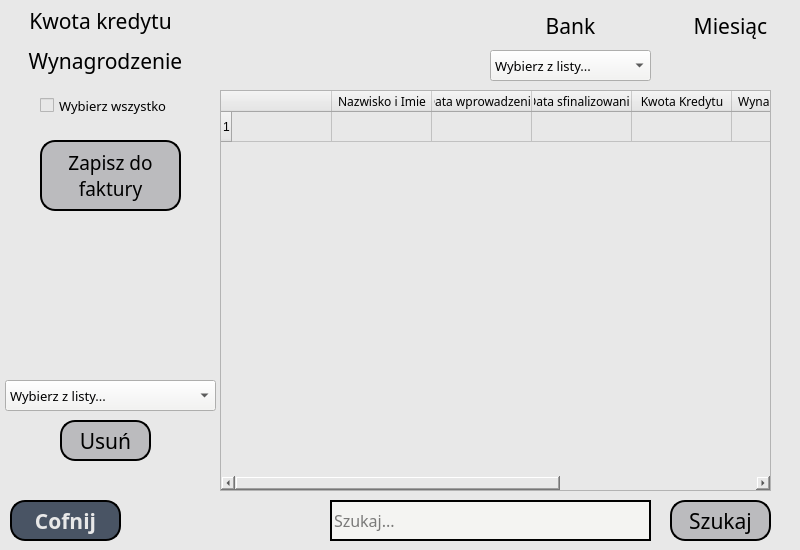
<?xml version="1.0" encoding="UTF-8"?>
<ui version="4.0">
 <class>Dialog</class>
 <widget class="QDialog" name="Dialog">
  <property name="geometry">
   <rect>
    <x>0</x>
    <y>0</y>
    <width>800</width>
    <height>550</height>
   </rect>
  </property>
  <property name="windowTitle">
   <string>Dialog</string>
  </property>
  <property name="styleSheet">
   <string notr="true">background-color: rgb(232, 232, 232);</string>
  </property>
  <widget class="QTableWidget" name="tableWidget">
   <property name="geometry">
    <rect>
     <x>220</x>
     <y>90</y>
     <width>551</width>
     <height>401</height>
    </rect>
   </property>
   <property name="font">
    <font>
     <family>Artifakt Element</family>
    </font>
   </property>
   <property name="editTriggers">
    <set>QAbstractItemView::NoEditTriggers</set>
   </property>
   <row>
    <property name="text">
     <string>1</string>
    </property>
   </row>
   <column>
    <property name="text">
     <string/>
    </property>
    <property name="font">
     <font>
      <family>Artifakt Element</family>
     </font>
    </property>
   </column>
   <column>
    <property name="text">
     <string>Nazwisko i Imie</string>
    </property>
    <property name="font">
     <font>
      <family>Artifakt Element</family>
     </font>
    </property>
   </column>
   <column>
    <property name="text">
     <string>Data wprowadzenia</string>
    </property>
    <property name="font">
     <font>
      <family>Artifakt Element</family>
     </font>
    </property>
   </column>
   <column>
    <property name="text">
     <string>Data sfinalizowania</string>
    </property>
    <property name="font">
     <font>
      <family>Artifakt Element</family>
     </font>
    </property>
   </column>
   <column>
    <property name="text">
     <string>Kwota Kredytu</string>
    </property>
    <property name="font">
     <font>
      <family>Artifakt Element</family>
     </font>
    </property>
   </column>
   <column>
    <property name="text">
     <string>Wynagrodzenie</string>
    </property>
    <property name="font">
     <font>
      <family>Artifakt Element</family>
     </font>
    </property>
   </column>
   <column>
    <property name="text">
     <string>Bank</string>
    </property>
    <property name="font">
     <font>
      <family>Artifakt Element</family>
     </font>
    </property>
   </column>
   <column>
    <property name="text">
     <string>Prowizja</string>
    </property>
    <property name="font">
     <font>
      <family>Artifakt Element</family>
     </font>
    </property>
   </column>
   <item row="0" column="1">
    <property name="text">
     <string/>
    </property>
    <property name="font">
     <font>
      <family>Artifakt Element</family>
     </font>
    </property>
    <property name="flags">
     <set>ItemIsEditable</set>
    </property>
   </item>
   <item row="0" column="2">
    <property name="text">
     <string/>
    </property>
    <property name="font">
     <font>
      <family>Artifakt Element</family>
     </font>
    </property>
    <property name="flags">
     <set>ItemIsSelectable|ItemIsEditable|ItemIsDragEnabled|ItemIsUserCheckable|ItemIsEnabled</set>
    </property>
   </item>
   <item row="0" column="3">
    <property name="font">
     <font>
      <family>Artifakt Element</family>
     </font>
    </property>
   </item>
   <item row="0" column="4">
    <property name="font">
     <font>
      <family>Artifakt Element</family>
     </font>
    </property>
   </item>
   <item row="0" column="5">
    <property name="font">
     <font>
      <family>Artifakt Element</family>
     </font>
    </property>
   </item>
   <item row="0" column="6">
    <property name="font">
     <font>
      <family>Artifakt Element</family>
     </font>
    </property>
   </item>
   <item row="0" column="7">
    <property name="font">
     <font>
      <family>Artifakt Element</family>
     </font>
    </property>
   </item>
  </widget>
  <widget class="QLabel" name="label">
   <property name="geometry">
    <rect>
     <x>680</x>
     <y>10</y>
     <width>101</width>
     <height>31</height>
    </rect>
   </property>
   <property name="font">
    <font>
     <family>Artifakt Element</family>
     <pointsize>16</pointsize>
    </font>
   </property>
   <property name="text">
    <string>Miesiąc</string>
   </property>
   <property name="alignment">
    <set>Qt::AlignCenter</set>
   </property>
  </widget>
  <widget class="QPushButton" name="BackButton">
   <property name="geometry">
    <rect>
     <x>10</x>
     <y>500</y>
     <width>111</width>
     <height>41</height>
    </rect>
   </property>
   <property name="font">
    <font>
     <family>Artifakt Element</family>
     <pointsize>16</pointsize>
     <weight>75</weight>
     <bold>true</bold>
    </font>
   </property>
   <property name="styleSheet">
    <string notr="true">background-color: rgb(73, 84, 100);
border-color: rgb(0, 0, 0);
border: 2px solid;
border-radius: 15px;
color: rgb(232, 232, 232);</string>
   </property>
   <property name="text">
    <string>Cofnij</string>
   </property>
  </widget>
  <widget class="QLabel" name="label_2">
   <property name="geometry">
    <rect>
     <x>0</x>
     <y>0</y>
     <width>201</width>
     <height>41</height>
    </rect>
   </property>
   <property name="font">
    <font>
     <family>Artifakt Element</family>
     <pointsize>16</pointsize>
    </font>
   </property>
   <property name="text">
    <string>Kwota kredytu</string>
   </property>
   <property name="alignment">
    <set>Qt::AlignCenter</set>
   </property>
  </widget>
  <widget class="QLabel" name="label_3">
   <property name="geometry">
    <rect>
     <x>0</x>
     <y>40</y>
     <width>211</width>
     <height>41</height>
    </rect>
   </property>
   <property name="font">
    <font>
     <family>Artifakt Element</family>
     <pointsize>16</pointsize>
    </font>
   </property>
   <property name="text">
    <string>Wynagrodzenie</string>
   </property>
   <property name="alignment">
    <set>Qt::AlignCenter</set>
   </property>
  </widget>
  <widget class="QLabel" name="label_4">
   <property name="geometry">
    <rect>
     <x>210</x>
     <y>0</y>
     <width>231</width>
     <height>41</height>
    </rect>
   </property>
   <property name="font">
    <font>
     <family>Artifakt Element</family>
     <pointsize>16</pointsize>
    </font>
   </property>
   <property name="text">
    <string/>
   </property>
   <property name="alignment">
    <set>Qt::AlignCenter</set>
   </property>
  </widget>
  <widget class="QLabel" name="label_5">
   <property name="geometry">
    <rect>
     <x>210</x>
     <y>40</y>
     <width>231</width>
     <height>41</height>
    </rect>
   </property>
   <property name="font">
    <font>
     <family>Artifakt Element</family>
     <pointsize>16</pointsize>
    </font>
   </property>
   <property name="styleSheet">
    <string notr="true">color: rgb(0, 170, 0);</string>
   </property>
   <property name="text">
    <string/>
   </property>
   <property name="alignment">
    <set>Qt::AlignCenter</set>
   </property>
  </widget>
  <widget class="QPushButton" name="pushButton">
   <property name="geometry">
    <rect>
     <x>60</x>
     <y>420</y>
     <width>91</width>
     <height>41</height>
    </rect>
   </property>
   <property name="font">
    <font>
     <family>Artifakt Element</family>
     <pointsize>16</pointsize>
    </font>
   </property>
   <property name="styleSheet">
    <string notr="true">background-color: rgb(187, 187, 190);
border-color: rgb(0, 0, 0);
border: 2px solid;
border-radius: 15px;</string>
   </property>
   <property name="text">
    <string>Usuń</string>
   </property>
  </widget>
  <widget class="QLineEdit" name="lineEdit_2">
   <property name="geometry">
    <rect>
     <x>330</x>
     <y>500</y>
     <width>321</width>
     <height>41</height>
    </rect>
   </property>
   <property name="font">
    <font>
     <family>Artifakt Element</family>
     <pointsize>12</pointsize>
    </font>
   </property>
   <property name="styleSheet">
    <string notr="true">background-color: rgb(244, 244, 242);
border-color: rgb(73, 84, 100);
border: 2px solid;</string>
   </property>
   <property name="text">
    <string/>
   </property>
   <property name="placeholderText">
    <string>Szukaj...</string>
   </property>
  </widget>
  <widget class="QPushButton" name="pushButton_3">
   <property name="geometry">
    <rect>
     <x>670</x>
     <y>500</y>
     <width>101</width>
     <height>41</height>
    </rect>
   </property>
   <property name="font">
    <font>
     <family>Artifakt Element</family>
     <pointsize>16</pointsize>
    </font>
   </property>
   <property name="styleSheet">
    <string notr="true">background-color: rgb(187, 187, 190);
border-color: rgb(0, 0, 0);
border: 2px solid;
border-radius: 15px;</string>
   </property>
   <property name="text">
    <string>Szukaj</string>
   </property>
  </widget>
  <widget class="QComboBox" name="comboBox">
   <property name="geometry">
    <rect>
     <x>5</x>
     <y>380</y>
     <width>211</width>
     <height>31</height>
    </rect>
   </property>
   <property name="font">
    <font>
     <family>Artifakt Element</family>
     <pointsize>10</pointsize>
    </font>
   </property>
   <property name="styleSheet">
    <string notr="true">background-color: rgb(244, 244, 242);
</string>
   </property>
   <item>
    <property name="text">
     <string>Wybierz z listy...</string>
    </property>
   </item>
  </widget>
  <widget class="QCheckBox" name="checkBox">
   <property name="geometry">
    <rect>
     <x>40</x>
     <y>90</y>
     <width>171</width>
     <height>31</height>
    </rect>
   </property>
   <property name="font">
    <font>
     <family>Artifakt Element</family>
     <pointsize>10</pointsize>
    </font>
   </property>
   <property name="text">
    <string>Wybierz wszystko</string>
   </property>
  </widget>
  <widget class="QPushButton" name="saveToInvoiceButton">
   <property name="geometry">
    <rect>
     <x>40</x>
     <y>140</y>
     <width>141</width>
     <height>71</height>
    </rect>
   </property>
   <property name="font">
    <font>
     <family>Artifakt Element</family>
     <pointsize>14</pointsize>
    </font>
   </property>
   <property name="styleSheet">
    <string notr="true">background-color: rgb(187, 187, 190);
border-color: rgb(0, 0, 0);
border: 2px solid;
border-radius: 15px;</string>
   </property>
   <property name="text">
    <string>Zapisz do
faktury</string>
   </property>
  </widget>
  <widget class="QLabel" name="label_6">
   <property name="geometry">
    <rect>
     <x>520</x>
     <y>10</y>
     <width>101</width>
     <height>31</height>
    </rect>
   </property>
   <property name="font">
    <font>
     <family>Artifakt Element</family>
     <pointsize>16</pointsize>
    </font>
   </property>
   <property name="text">
    <string>Bank</string>
   </property>
   <property name="alignment">
    <set>Qt::AlignCenter</set>
   </property>
  </widget>
  <widget class="QComboBox" name="bankComboBox">
   <property name="geometry">
    <rect>
     <x>490</x>
     <y>50</y>
     <width>161</width>
     <height>31</height>
    </rect>
   </property>
   <property name="font">
    <font>
     <family>Artifakt Element</family>
     <pointsize>10</pointsize>
    </font>
   </property>
   <property name="styleSheet">
    <string notr="true">background-color: rgb(244, 244, 242);
</string>
   </property>
   <item>
    <property name="text">
     <string>Wybierz z listy...</string>
    </property>
   </item>
  </widget>
 </widget>
 <resources/>
 <connections/>
</ui>
